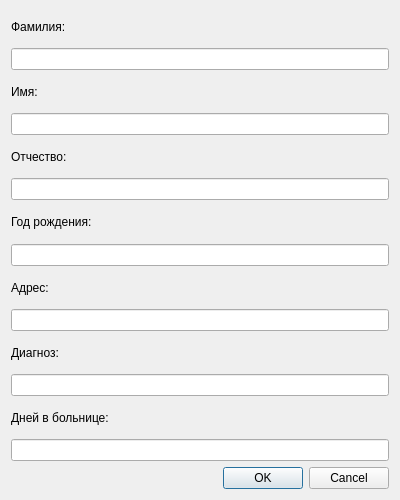
<?xml version="1.0" encoding="UTF-8"?>
<ui version="4.0">
 <class>QDialog</class>
 <widget class="QDialog" name="QDialog">
  <property name="geometry">
   <rect>
    <x>0</x>
    <y>0</y>
    <width>400</width>
    <height>500</height>
   </rect>
  </property>
  <property name="windowTitle">
   <string>Редактировать пациента</string>
  </property>
  <layout class="QVBoxLayout" name="verticalLayout">
   <item>
    <widget class="QLabel" name="label">
     <property name="text">
      <string>Фамилия:</string>
     </property>
    </widget>
   </item>
   <item>
    <widget class="QLineEdit" name="lineEdit_last_name"/>
   </item>
   <item>
    <widget class="QLabel" name="label_2">
     <property name="text">
      <string>Имя:</string>
     </property>
    </widget>
   </item>
   <item>
    <widget class="QLineEdit" name="lineEdit_first_name"/>
   </item>
   <item>
    <widget class="QLabel" name="label_3">
     <property name="text">
      <string>Отчество:</string>
     </property>
    </widget>
   </item>
   <item>
    <widget class="QLineEdit" name="lineEdit_middle_name"/>
   </item>
   <item>
    <widget class="QLabel" name="label_4">
     <property name="text">
      <string>Год рождения:</string>
     </property>
    </widget>
   </item>
   <item>
    <widget class="QLineEdit" name="lineEdit_year"/>
   </item>
   <item>
    <widget class="QLabel" name="label_5">
     <property name="text">
      <string>Адрес:</string>
     </property>
    </widget>
   </item>
   <item>
    <widget class="QLineEdit" name="lineEdit_address"/>
   </item>
   <item>
    <widget class="QLabel" name="label_6">
     <property name="text">
      <string>Диагноз:</string>
     </property>
    </widget>
   </item>
   <item>
    <widget class="QLineEdit" name="lineEdit_diagnos"/>
   </item>
   <item>
    <widget class="QLabel" name="label_7">
     <property name="text">
      <string>Дней в больнице:</string>
     </property>
    </widget>
   </item>
   <item>
    <widget class="QLineEdit" name="lineEdit_days"/>
   </item>
   <item>
    <widget class="QDialogButtonBox" name="buttonBox">
     <property name="orientation">
      <enum>Qt::Horizontal</enum>
     </property>
     <property name="standardButtons">
      <set>QDialogButtonBox::Cancel|QDialogButtonBox::Ok</set>
     </property>
    </widget>
   </item>
  </layout>
 </widget>
 <resources/>
 <connections/>
</ui>
